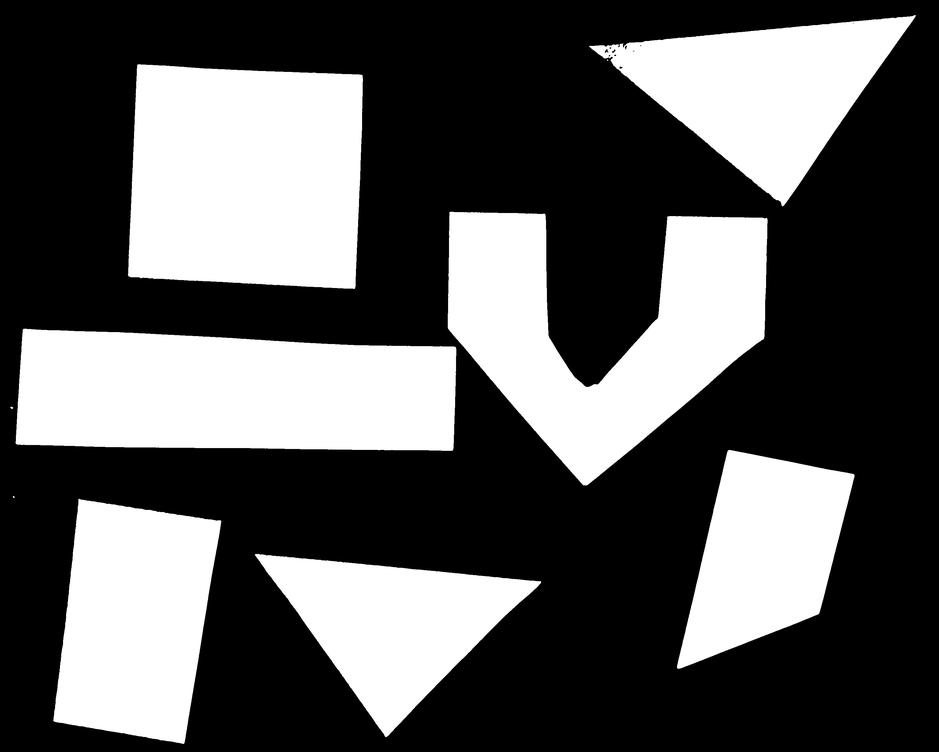
%> input picture image/objects.png, 939 x 752 px, shrunk from 3068 x 2457 before the run
$ octave L8_5Edge_Detector.m   (GNU Octave 9; MATLAB toolbox functions it lacks are replaced by stand-ins)
%> lines starting %> are read from the running program, lines starting %| are printed output that depends on the picture
%L8_5 Edge Detector using Dilation and Erosion
clear, clc, close all;

%load image
Img = im2double(imread('objects.png'));
%> Img: size 752x939 double; min 0, max 1, mean 0.354

%detect edges
se = strel('square', 10); %can change to any struturing element
Img_dilation = imdilate(Img, se);
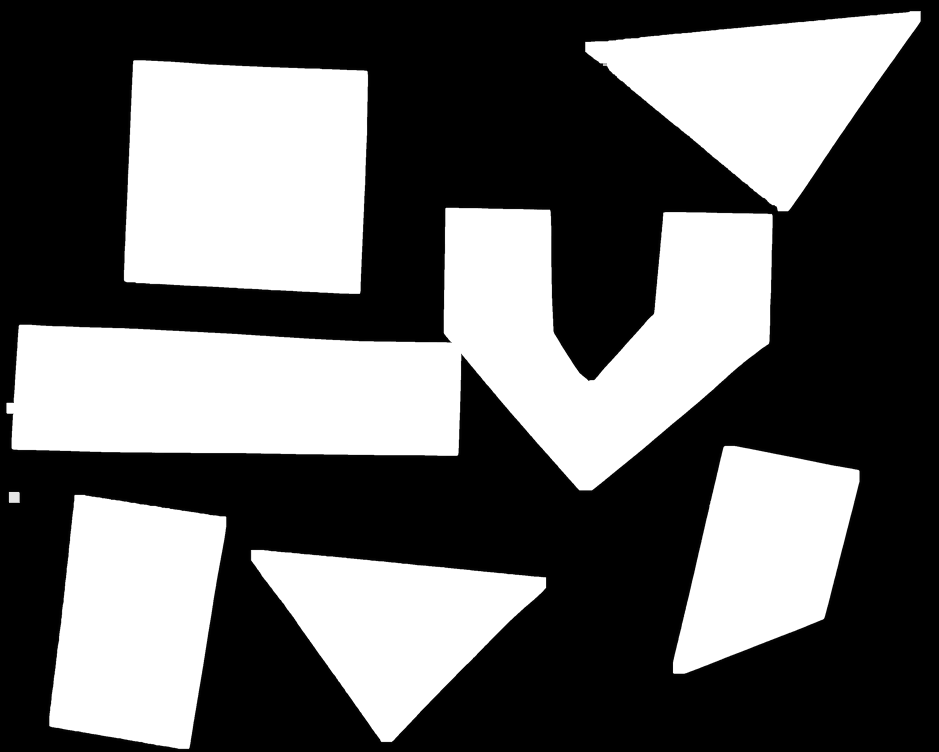
%> Img_dilation: size 752x939 double; min 0, max 1, mean 0.401
Img_erosion = imerode(Img, se);
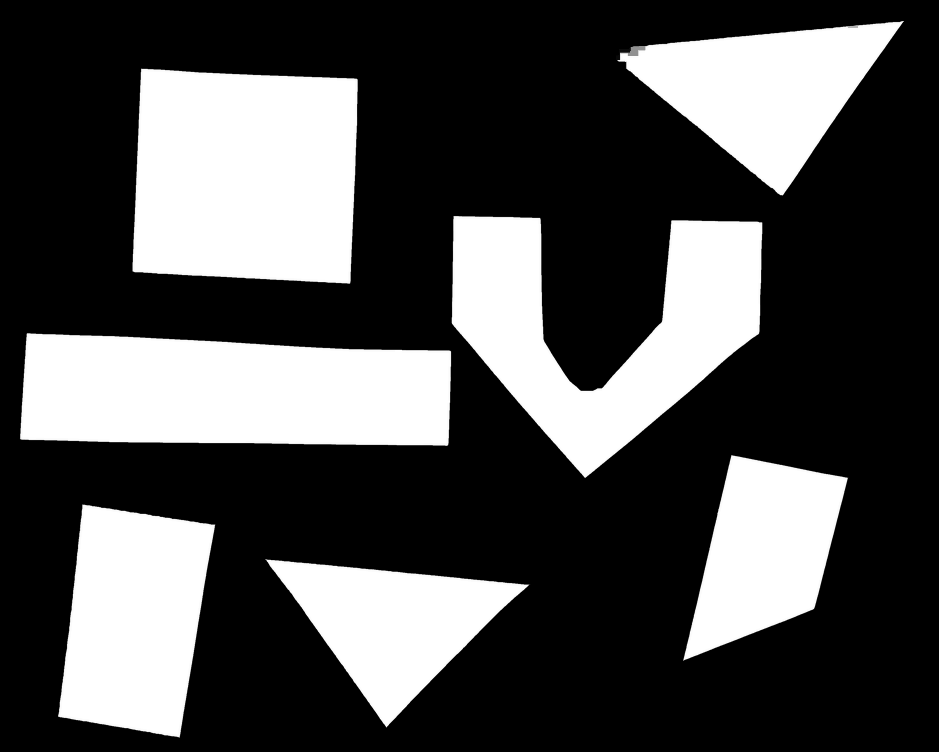
%> Img_erosion: size 752x939 double; min 0, max 1, mean 0.309
edge1 = Img_dilation - Img;
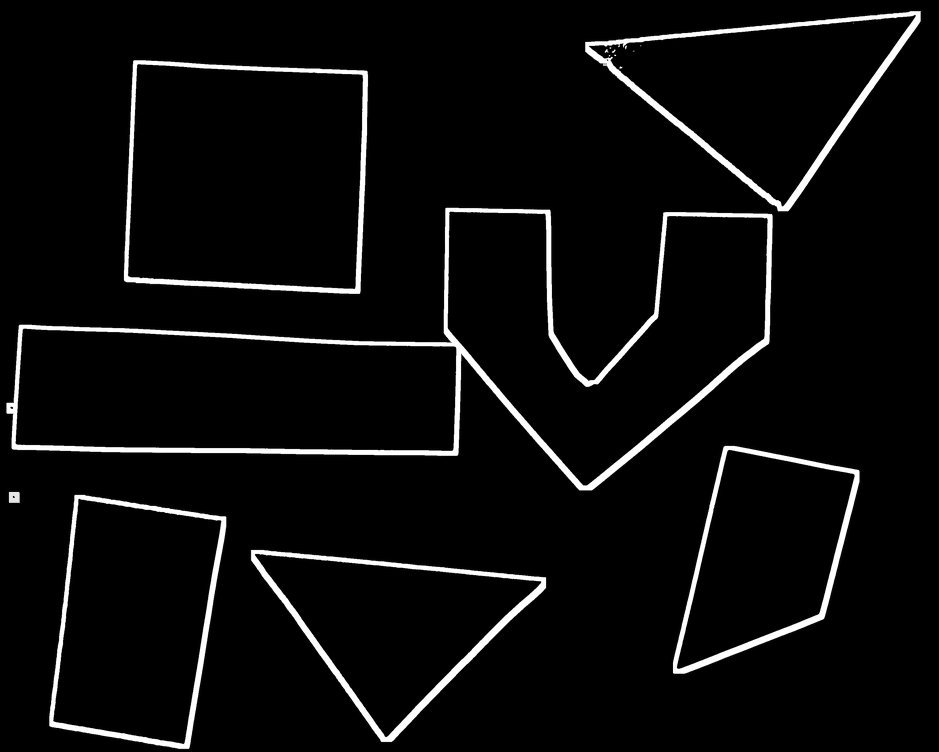
%> edge1: size 752x939 double; min 0, max 1, mean 0.047
edge2 = Img - Img_erosion;
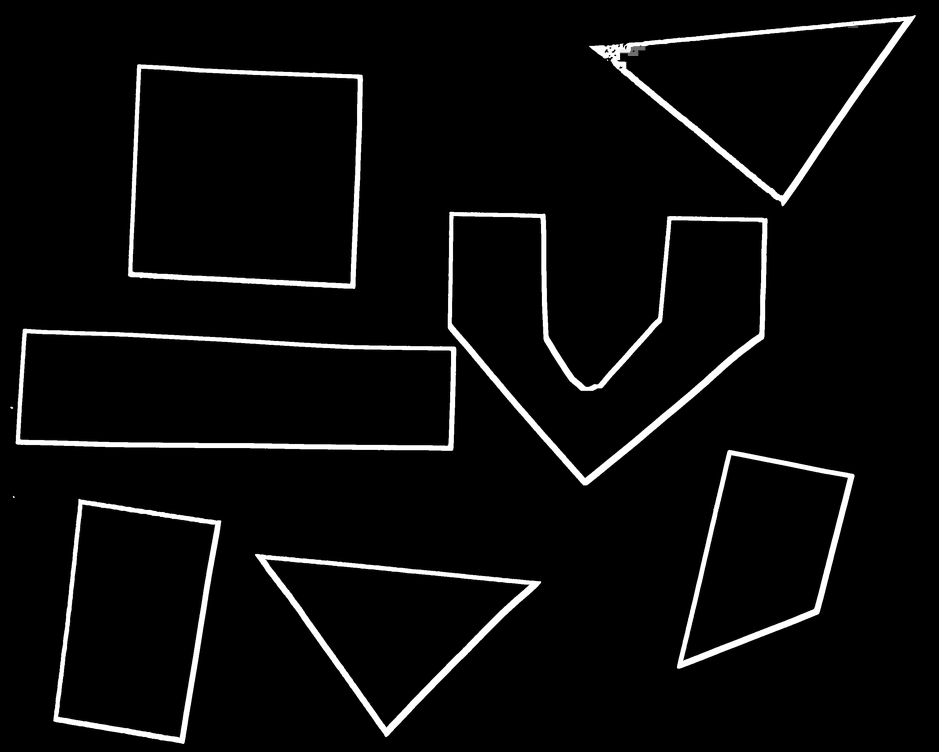
%> edge2: size 752x939 double; min 0, max 1, mean 0.045
edge3 = edge1 + edge2;
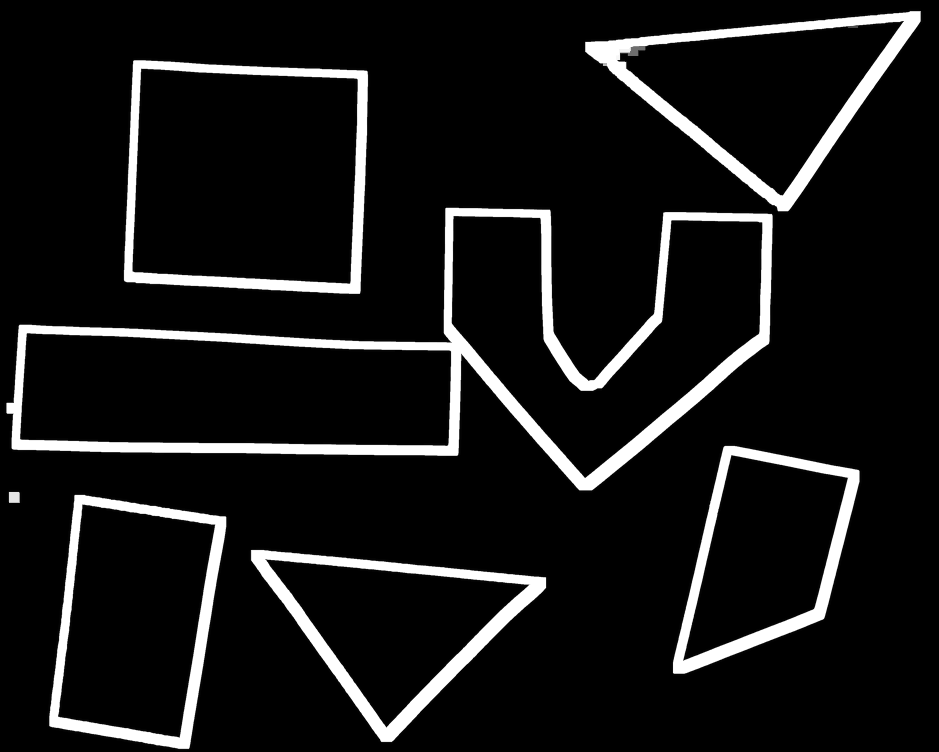
%> edge3: size 752x939 double; min 0, max 1, mean 0.092

%show image
subplot(2, 2, 1), imshow(Img), title('Original Image');
subplot(2, 2, 2), imshow(edge1);
title('Edge_1 = Dilation - Original');
subplot(2, 2, 3), imshow(edge2);
title('Edge_2 = Original - Erosion');
subplot(2, 2, 4), imshow(edge3);
title('Edge_3 = Edge_1 + Edge_2');

%save image
imwrite(edge1, 'Edge_Detection_by_Dilation.png');
imwrite(edge2, 'Edge_Detection_by_Erosion.png');
imwrite(edge3, 'Edge_Detection_by_Combined_Edges.png');
